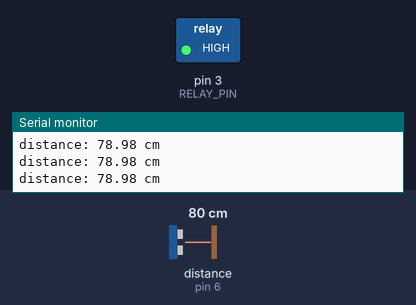
Simulated run of this sketch. Board: Arduino Uno, built with avr-gcc and run on an emulated ATmega328P. On the bench: switched loads named in the sketch (green lamp = pin HIGH), the last lines printed to the serial monitor. Wiring (inferred from the names in the program): ultrasonic range finder: trigger pin 7; echo pin 6. The test bench sets the inputs (shaded band); at power-on: distance to the obstacle (sensor on pin 6) 80 cm. The echo pulse lasts 58.3 µs per cm; pins used as bus, display or sensor lines are not drawn.

Above: at 1.3 s.
1.4 s: distance to the obstacle (sensor on pin 6) set to 54 cm
2.9 s: distance to the obstacle (sensor on pin 6) set to 45 cm
At 4.2 s:
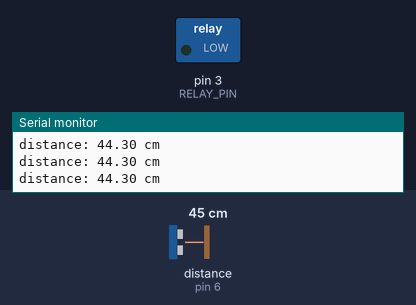
4.5 s: distance to the obstacle (sensor on pin 6) set to 120 cm
At 4.9 s:
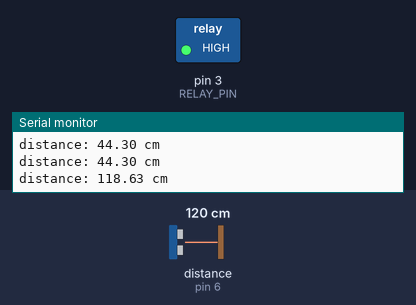
6.0 s: distance to the obstacle (sensor on pin 6) set to 47 cm
At 6.8 s:
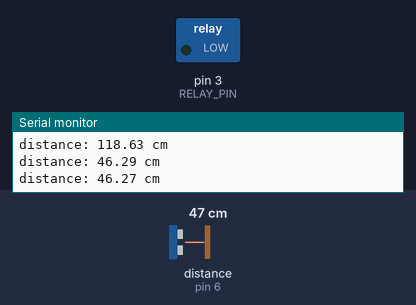
Timing chart, 0 to 8.5 s (numbered marks = the images above; inputs shaded):
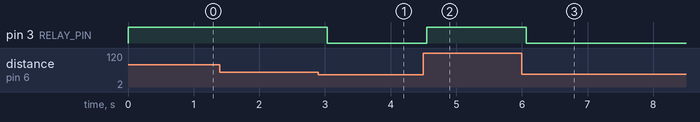

Measured:
- the behaviour switches between 51 and 50 cm on distance to the obstacle (sensor on pin 6) (found by bisection; images 0 and 1)
- after the input at 2.9 s, pin 3 (RELAY_PIN): HIGH → LOW after 0.13 s
- after the input at 4.5 s, pin 3 (RELAY_PIN): LOW → HIGH after 0.05 s
- after the input at 6.0 s, pin 3 (RELAY_PIN): HIGH → LOW after 0.07 s

The sketch:

bulb_ultrasonic.ino
```cpp
const int TRIG_PIN  = 7; // Arduino pin connected to Ultrasonic Sensor's TRIG pin
const int ECHO_PIN  = 6; // Arduino pin connected to Ultrasonic Sensor's ECHO pin
const int RELAY_PIN = 3; // Arduino pin connected to Relay's pin
const int DISTANCE_THRESHOLD = 50; // centimeters

float duration_us, distance_cm;

void setup() {
  Serial.begin (9600);        // initialize serial port
  pinMode(TRIG_PIN, OUTPUT);  // set arduino pin to output mode
  pinMode(ECHO_PIN, INPUT);   // set arduino pin to input mode
  pinMode(RELAY_PIN, OUTPUT); // set arduino pin to output mode
}

void loop() {
  // generate 10-microsecond pulse to TRIG pin
  digitalWrite(TRIG_PIN, HIGH);
  delayMicroseconds(10);
  digitalWrite(TRIG_PIN, LOW);

  // measure duration of pulse from ECHO pin
  duration_us = pulseIn(ECHO_PIN, HIGH);
  // calculate the distance
  distance_cm = 0.017 * duration_us;

  if(distance_cm < DISTANCE_THRESHOLD)
    digitalWrite(RELAY_PIN, LOW); // turn on Relay
  else
    digitalWrite(RELAY_PIN, HIGH);  // turn off Relay

  // print the value to Serial Monitor
  Serial.print("distance: ");
  Serial.print(distance_cm);
  Serial.println(" cm");

  delay(500);
}
```
